Frame 1 (no input): blank canvas, image omitted
Frame 60 (no input): blank canvas, image omitted
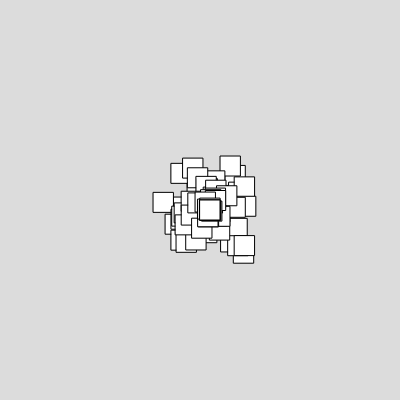
Frame 120 (the mouse pressed at the canvas centre since frame 60)

The p5.js sketch whose frames 1 and 60 were blank and that drew this single picture after the mouse press (run headless with seeded random() and noise() and a simulated clock; from frame 60 on, the mouse is pressed at the canvas centre):

// p5.js sketch
// ── sketch.js
let particles = [];


function setup() {
  createCanvas(400, 400);
}

function draw() {
  background(220);
  
  if(mouseIsPressed) {
    particles.push(new Particle(mouseX, mouseY));
  }

  for(let i = 0; i < particles.length; i++) {
    particles[i].display();
  }

}

class Particle {
  constructor(x, y) {
    this.x = x;
    this.y = y;
    this.speedX = random(-1, 1);
    this.speedY = random(-1, 1);
  }


  display() {
    rect(this.x, this.y, 20, 20);
    this.x += this.speedX;
    this.y += this.speedY;
  }



}
